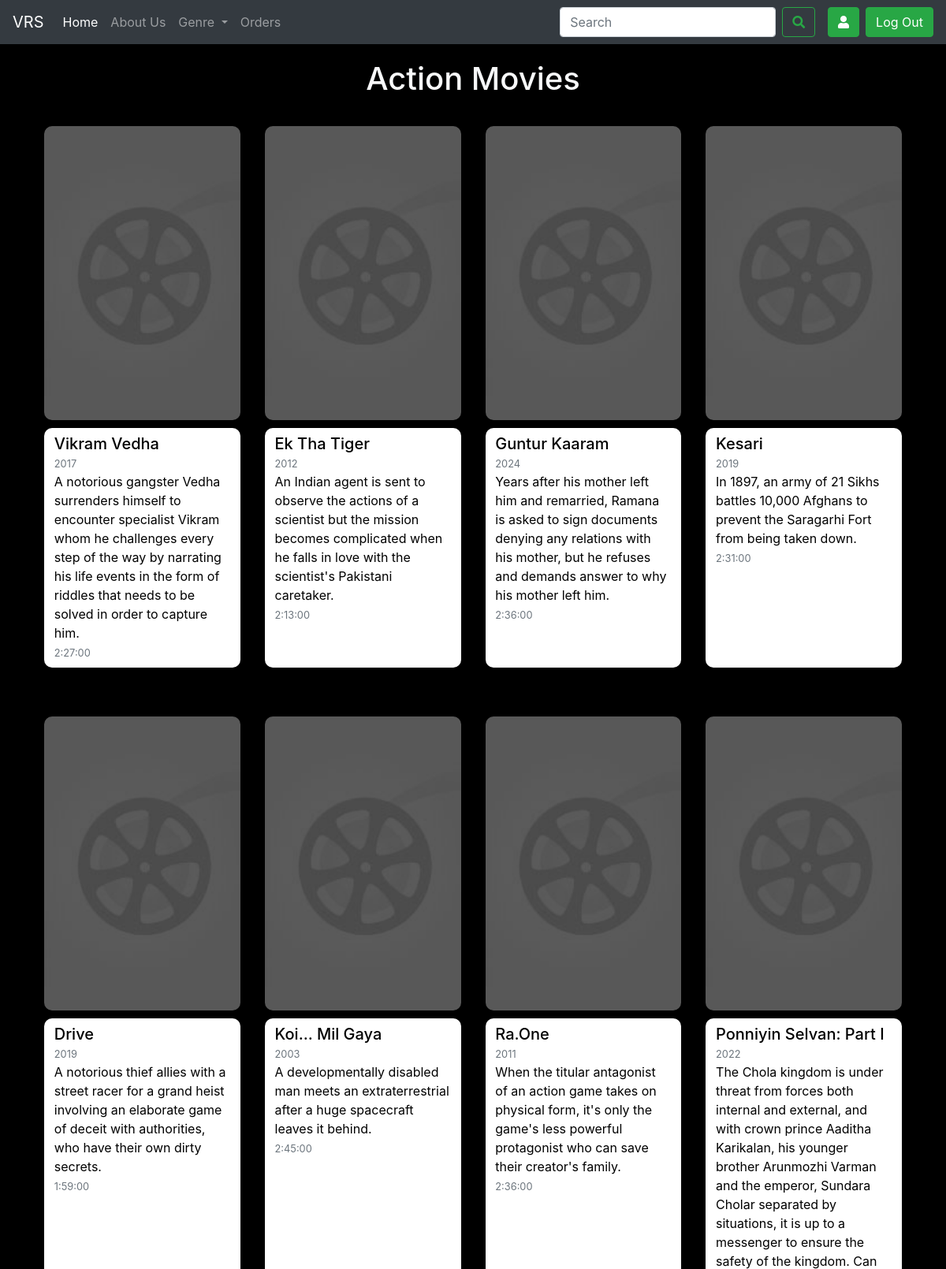
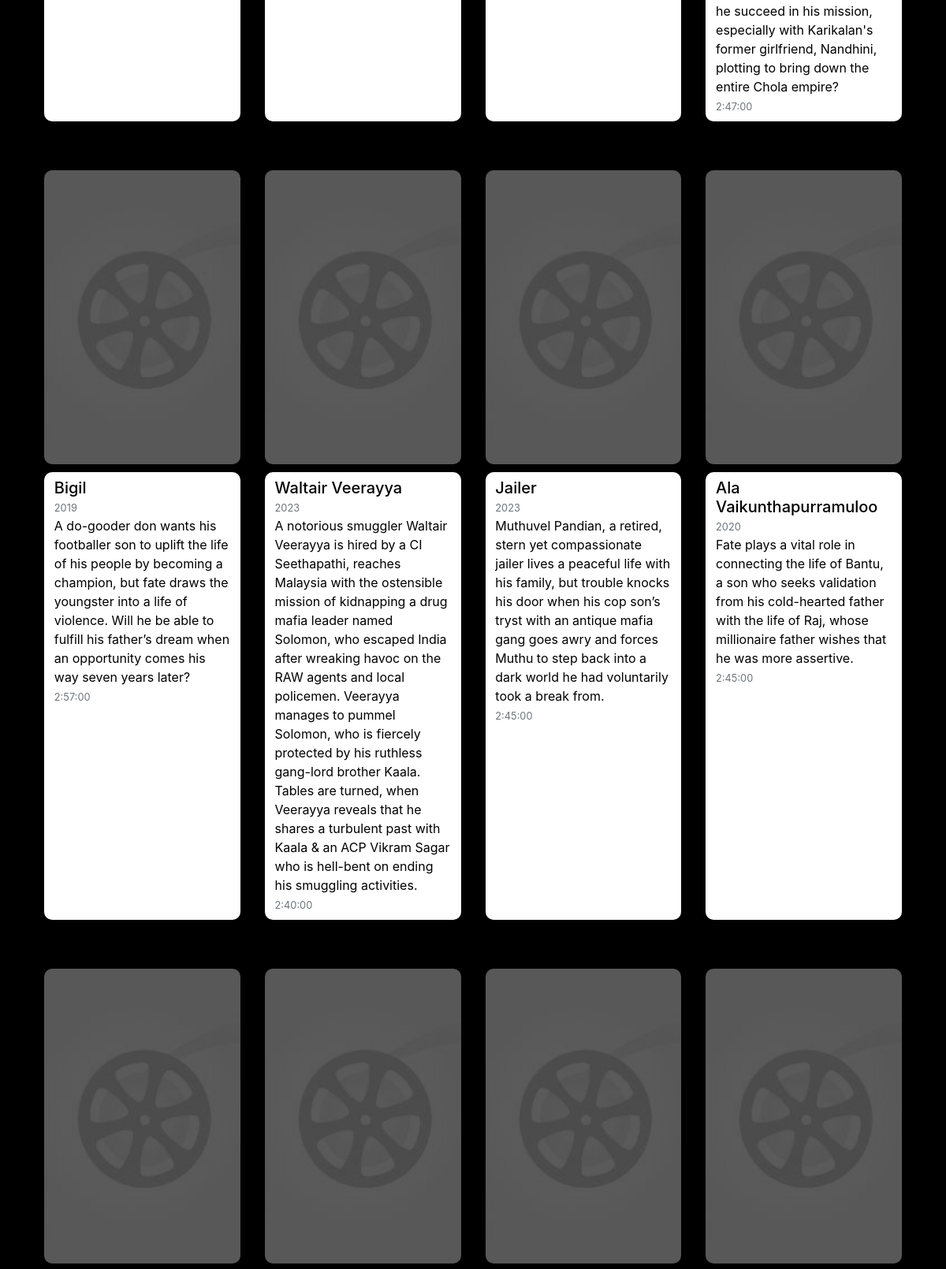
Page /action/ (upper part) on the committed database (2 pictures, top to bottom).
### home/models.py (models this page shows, shortened)
class Movie(models.Model):
    id = models.AutoField(primary_key=True)
    title = models.CharField(max_length=100)
    desc = models.CharField(max_length=1000)
    img = models.ImageField(upload_to='movies/thumbnails', blank=True, null=True)
    img_url = models.CharField(max_length=1000, default='')
    backdrop_url = models.CharField(max_length=1000, default='')
    release_year = models.DateField(null = True)
    genre = models.CharField(max_length=100,choices=[('Action','Action'),('Comedy','Comedy'),('Drama','Drama'),('Horror','Horror'),('Romance','Romance'),('Thriller','Thriller')])
    cast = models.CharField(max_length=500)
    director = models.CharField(max_length=100)
    rating = models.FloatField()
    certification = models.CharField(max_length=10,choices=[('U','U'),('U/A','U/A'),('A','A')])
    rent_price = models.FloatField()
    buy_price = models.FloatField()
    rent_duration = models.IntegerField()
    runtime = models.DurationField(("Duration"), default=timedelta(0))
    total_quantity = models.IntegerField(default=10)
    available_quantity = models.IntegerField(default=10)

### home/views.py (the view)
# urls.py: path("action/",views.action,name='action'),
def action(request):
    action_movies = Movie.objects.filter(genre='Action')
    moviesets = []
    set4 = []
    for movie in action_movies:
        set4.append(movie)
        if len(set4)==4:
            moviesets.append(set4)
            set4 = []
    moviesets.append(set4)
    params = {'moviesets':moviesets, 'title':'Action Movies', 'heading':'Action Movies'}
    return render(request,'display.html',params)

### templates/display.html (shortened to what this page needs)
{% extends "base.html" %}
{% block body %}
<h1>{{heading}}</h1>
    {% for i in moviesets %}
    <div class="card-group" style = "width: {% widthratio i|length 1 25 %}%; padding-left: {% widthratio i|length 3 30 %}px; padding-right: {% widthratio i|length 3 30 %}px;">
        {% for movie in i %}
        <div class="card">
        <a href="/movie/{{movie.id}}">
            <img id="movieimage" src='{{movie.img_url}}' class="card-img-top" alt="no image" onerror="this.src='static/noposter.png';">
        </a>
        <div class="card-body">
            <h5 class="card-title">{{movie.title}}</h5>
            <p class="card-text"><small class="text-muted">{{movie.release_year.year}}</small></p>
            <p class="card-text">{{movie.desc}}</p>
            <p class="card-text"><small class="text-muted">{{movie.runtime}}</small></p>
        </div>
        </div>
        {% endfor %}
        </div>
    {% endfor %}
{% endblock body %}

### templates/base.html (style rules this page uses)
.body { background-color: black; }

### rows in the picture
Movie: title "Vikram Vedha", release_year.year "2017", desc "A notorious gangster Vedha surrenders himself to encounter specialist Vikram whom he challenges every step of the way by narrating his life events in the form of riddles that needs to be solved in order to capture him.", runtime "2:27:00"
Movie: title "Ek Tha Tiger", release_year.year "2012", desc "An Indian agent is sent to observe the actions of a scientist but the mission becomes complicated when he falls in love with the scientist's Pakistani caretaker.", runtime "2:13:00"
Movie: title "Guntur Kaaram", release_year.year "2024", desc "Years after his mother left him and remarried, Ramana is asked to sign documents denying any relations with his mother, but he refuses and demands answer to why his mother left him.", runtime "2:36:00"
Movie: title "Kesari", release_year.year "2019", desc "In 1897, an army of 21 Sikhs battles 10,000 Afghans to prevent the Saragarhi Fort from being taken down.", runtime "2:31:00"
Movie: title "Drive", release_year.year "2019", desc "A notorious thief allies with a street racer for a grand heist involving an elaborate game of deceit with authorities, who have their own dirty secrets.", runtime "1:59:00"
Movie: title "Koi... Mil Gaya", release_year.year "2003", desc "A developmentally disabled man meets an extraterrestrial after a huge spacecraft leaves it behind.", runtime "2:45:00"
Movie: title "Ra.One", release_year.year "2011", desc "When the titular antagonist of an action game takes on physical form, it's only the game's less powerful protagonist who can save their creator's family.", runtime "2:36:00"
Movie: title "Ponniyin Selvan: Part I", release_year.year "2022", desc "The Chola kingdom is under threat from forces both internal and external, and with crown prince Aaditha Karikalan, his younger brother Arunmozhi Varman and the emperor, Sundara Cholar separated by situations, it is up to a messenger to ensure the safety of the kingdom. Can he succeed in his mission, especially with Karikalan's former girlfriend, Nandhini, plotting to bring down the entire Chola empire?", runtime "2:47:00"
Movie: title "Bigil", release_year.year "2019", desc "A do-gooder don wants his footballer son to uplift the life of his people by becoming a champion, but fate draws the youngster into a life of violence. Will he be able to fulfill his father’s dream when an opportunity comes his way seven years later?", runtime "2:57:00"
Movie: title "Waltair Veerayya", release_year.year "2023", desc "A notorious smuggler Waltair Veerayya is hired by a CI Seethapathi, reaches Malaysia with the ostensible mission of kidnapping a drug mafia leader named Solomon, who escaped India after wreaking havoc on the RAW agents and local policemen. Veerayya manages to pummel Solomon, who is fiercely protected by his ruthless gang-lord brother Kaala. Tables are turned, when Veerayya reveals that he shares a turbulent past with Kaala & an ACP Vikram Sagar who is hell-bent on ending his smuggling activities.", runtime "2:40:00"
Movie: title "Jailer", release_year.year "2023", desc "Muthuvel Pandian, a retired, stern yet compassionate jailer lives a peaceful life with his family, but trouble knocks his door when his cop son’s tryst with an antique mafia gang goes awry and forces Muthu to step back into a dark world he had voluntarily took a break from.", runtime "2:45:00"
Movie: title "Ala Vaikunthapurramuloo", release_year.year "2020", desc "Fate plays a vital role in connecting the life of Bantu, a son who seeks validation from his cold-hearted father with the life of Raj, whose millionaire father wishes that he was more assertive.", runtime "2:45:00"

### other values in the picture
{{ heading }} "Action Movies"
